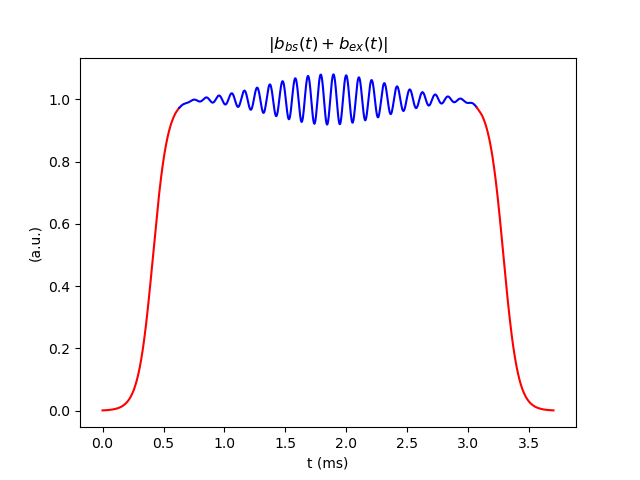
#> input picture paper_plots/figures_out/rfmotion_pulse.png, 640 x 480 px
$ python compile_magmotion.py
#> lines starting #> are read from the running program, lines starting #| are printed output that depends on the picture
import matplotlib.pyplot as pyplot
import matplotlib.image as mpimg

figa = mpimg.imread('figures_out/rfmotion_pulse.png')
#> figa is the input picture: shape (480, 640, 4) float32; mean R, G, B, A 0.981, 0.976, 0.985, 1
figb = mpimg.imread('figures_out/rfmotion_nonresonant.png')
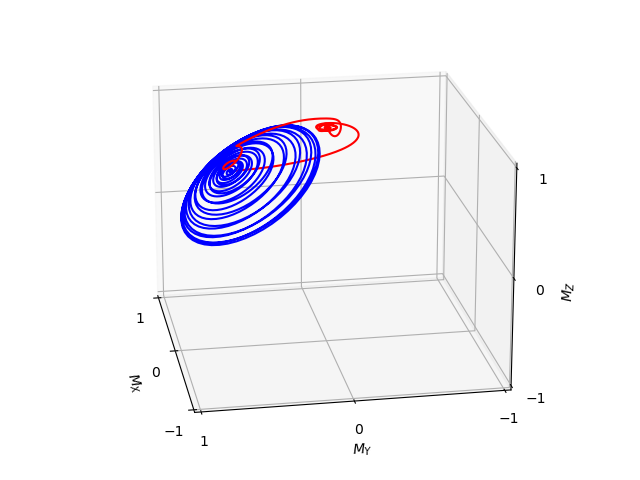
#> input picture paper_plots/figures_out/rfmotion_nonresonant.png, 640 x 480 px
#> figb is the input picture: shape (480, 640, 4) float32; mean R, G, B, A 0.959, 0.956, 0.976, 1
figc = mpimg.imread('figures_out/rfmotion_resonant.png')
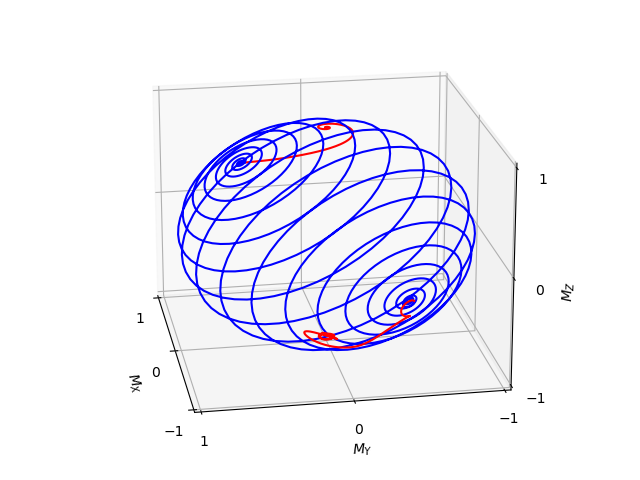
#> input picture paper_plots/figures_out/rfmotion_resonant.png, 640 x 480 px
#> figc is the input picture: shape (480, 640, 4) float32; mean R, G, B, A 0.943, 0.94, 0.978, 1

pyplot.figure()
pyplot.subplot(131)
pyplot.imshow(figa)
pyplot.axis('off')
pyplot.subplot(132)
pyplot.imshow(figb)
pyplot.axis('off')
pyplot.subplot(133)
pyplot.imshow(figc)
pyplot.axis('off')
pyplot.tight_layout()

pyplot.subplots_adjust(left=0.125,
                    bottom=0.1,
                    right=0.9,
                    top=0.9,
                    wspace=0.01,
                    hspace=0.01)

pyplot.show()
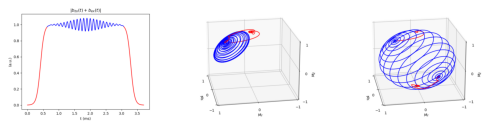
#> figure drawn by matplotlib, 3 panels
